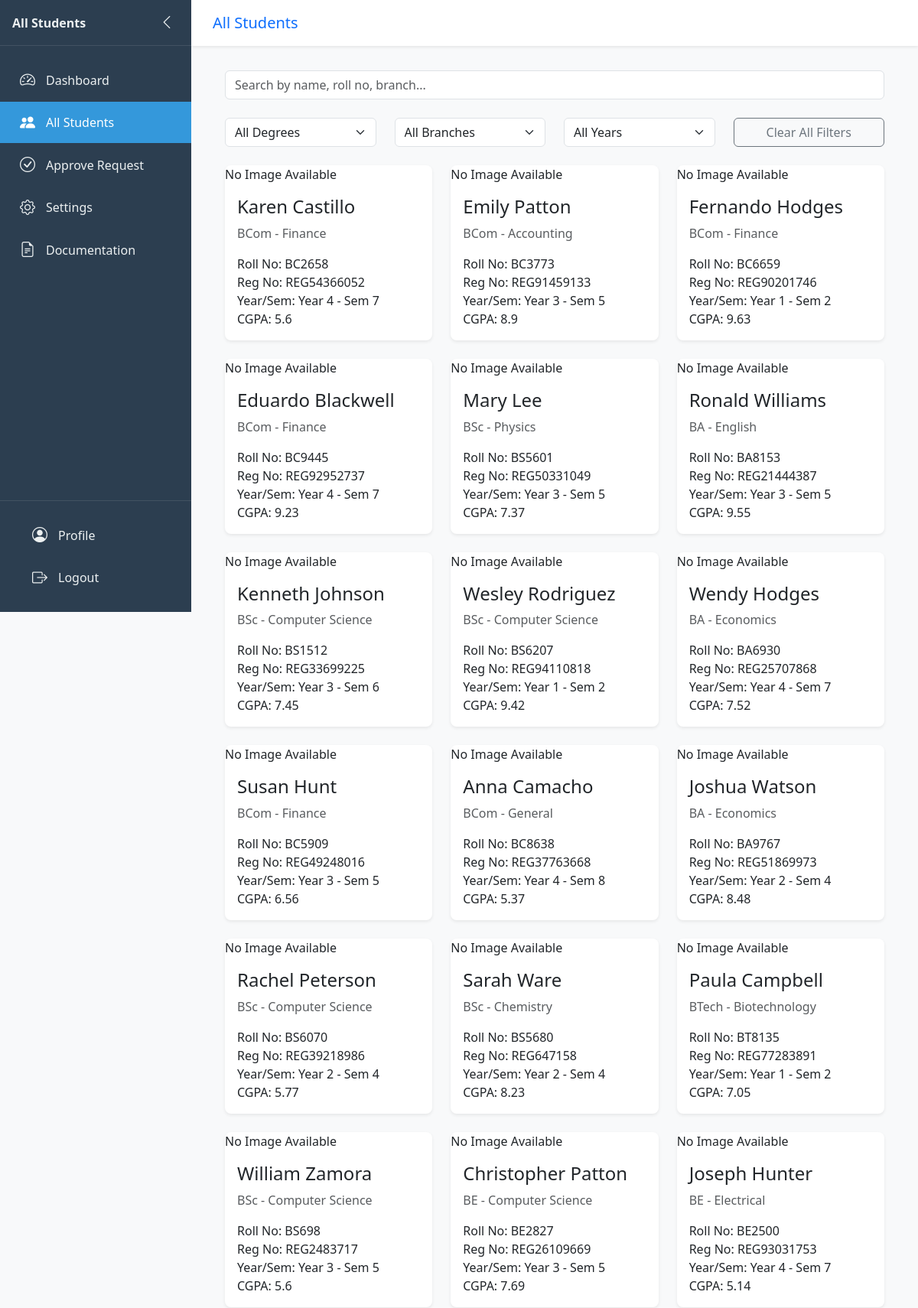
/allstudents (signed in, upper part), run on the app's committed database.
### student/models.py (models this page shows)
class StudentDetails(models.Model):
    user = models.ForeignKey(User,on_delete=models.CASCADE)
    name = models.CharField(max_length=100)
    email = models.EmailField(unique=True)
    phone = models.CharField(max_length=100,unique=True)
    address = models.CharField(max_length=100)
    date_of_birth = models.DateField()
    gender = models.CharField(max_length=100)
    blood_group = models.CharField(max_length=100)
    profile_picture = models.ImageField(upload_to="StudentProfilePicture",null=True,blank= True)
    course = models.CharField(max_length=100)
    branch = models.CharField(max_length=100)
    year = models.CharField(max_length=100)
    sem = models.CharField(max_length=100)
    roll_no = models.CharField(max_length=100)
    reg_no = models.CharField(max_length=100,unique=True)
    cgpa = models.FloatField(null=True,blank=True)

### app/views.py (the view)
# urls.py: path("allstudents",allStudents,name="allstudents"),
@login_required(login_url="app:login")
def allStudents(request):
    students = StudentDetails.objects.filter(
    user__userpermission__is_student=True,
    user__userpermission__is_approved=True
)
    content = {
        "students":students,
        "user_data" : UserPermission.objects.get(user=request.user)
    }
    return render(request,"app/students.html",content)

### templates/app/students.html (shortened to what this page needs)
{% extends 'base.html' %}
{% load static %}
{% block page %} All Students {% endblock %}
{% block Main_title %} All Students {% endblock %}
{% block content %}
<div class="container">
    <div class="row mb-4">
        <div class="col-md-12">
            <div class="search-box">
                <input type="text" id="searchInput" class="form-control"
                       placeholder="Search by name, roll no, branch..."
                       oninput="filterStudents()">
            </div>
        </div>
    </div>
    <div class="row mb-4">
        <div class="col-md-12">
            <div class="filter-row row">
                <div class="col-md-3">
                    <select id="degreeSelect" class="form-select" onchange="updateBranches(); filterStudents()">
                        <option value="">All Degrees</option>
                    </select>
                </div>
                <div class="col-md-3">
                    <select id="branchSelect" class="form-select" onchange="filterStudents()">
                        <option value="">All Branches</option>
                    </select>
                </div>
                <div class="col-md-3">
                    <select id="yearSelect" class="form-select" onchange="filterStudents()">
                        <option value="">All Years</option>
                    </select>
                </div>
                <div class="col-md-3">
                    <button class="btn btn-outline-secondary w-100" onclick="clearFilters()">
                        Clear All Filters
                    </button>
                </div>
            </div>
        </div>
    </div>
    <div class="row" id="studentContainer">
        {% for student in students %}
        <div class="col-md-4 mb-4 student-card-container">
            <div class="student-card card h-100"
                 data-degree="{{ student.course|default_if_none:'' }}"
                 data-branch="{{ student.branch|default_if_none:'' }}"
                 data-year="{{ student.year|default_if_none:'' }}"
                 data-search="{{ student.name|lower }} {{ student.roll_no|lower }} {{ student.reg_no|lower }} {{ student.course|lower }} {{ student.branch|lower }} {{ student.email|lower }}">
                {% if student.profile_picture %}
                    <img src="{{ student.profile_picture.url }}" alt="{{ student.name }}" class="profile-img">
                {% else %}
                    <div class="no-image"><span>No Image Available</span></div>
                {% endif %}
                <div class="card-body">
                    <h4 class="card-title">{{ student.name }}</h4>
                    <p class="text-muted">{{ student.course }} - {{ student.branch }}</p>
                    <div class="student-details">
                        <div class="detail-item"><span class="detail-label">Roll No:</span> {{ student.roll_no }}</div>
                        <div class="detail-item"><span class="detail-label">Reg No:</span> {{ student.reg_no }}</div>
                        <div class="detail-item"><span class="detail-label">Year/Sem:</span> Year {{ student.year }} - Sem {{ student.sem }}</div>
                        <div class="detail-item"><span class="detail-label">CGPA:</span> {% if student.cgpa %}{{ student.cgpa }}{% else %}Not available{% endif %}</div>
                    </div>
                </div>
            </div>
        </div>
        {% endfor %}
    </div>
</div>
{% endblock %}

### templates/base.html (shortened to what this page needs)
<!DOCTYPE html>
<html lang="en">
<head>
  <link href="https://cdn.jsdelivr.net/npm/bootstrap@5.3.2/dist/css/bootstrap.min.css" rel="stylesheet">
  <link rel="stylesheet" href="https://cdn.jsdelivr.net/npm/bootstrap-icons@1.11.1/font/bootstrap-icons.css">
</head>
<body>
  <aside id="sidebar" class="d-flex flex-column">
    <div class="sidebar-header">
      <span class="brand-text fw-bold">{% block page %}{% endblock %}</span>
      <button id="toggleBtn" class="d-none d-lg-block" aria-label="Toggle sidebar">
        <i class="bi bi-chevron-left"></i>
      </button>
    </div>
    <div class="sidebar-menu flex-grow-1">
      {% if user_data.is_principal %}
      <a href="{% url 'app:dashboard' %}" class="nav-link {% if request.path == '/dashboard/' %}active{% endif %}" data-bs-title="Dashboard">
        <i class="bi bi-speedometer2"></i>
        <span class="nav-text">Dashboard</span>
      </a>
      <a href="{% url 'app:allstudents' %}" class="nav-link {% if request.path == '/allusers/' %}active{% endif %}" data-bs-title="All Students">
        <i class="bi bi-people-fill"></i>
        <span class="nav-text">All Students</span>
      </a>
      <a href="{% url 'app:approve' %}" class="nav-link" data-bs-title="Approve Request">
        <i class="bi bi-check-circle"></i>
        <span class="nav-text">Approve Request</span>
      </a>
      <a href="#" class="nav-link" data-bs-title="Settings">
        <i class="bi bi-gear"></i>
        <span class="nav-text">Settings</span>
      </a>
      <a href="#" class="nav-link" data-bs-title="Documentation">
        <i class="bi bi-file-earmark-text"></i>
        <span class="nav-text">Documentation</span>
      </a>
      {% elif user_data.is_student %}
      <a href="{% url 'student:student' %}" class="nav-link {% if request.path == '/dashboard/' %}active{% endif %}" data-bs-title="Dashboard">
        <i class="bi bi-speedometer2"></i>
        <span class="nav-text">Dashboard</span>
      </a>
      {% endif %}
    </div>
    <div class="sidebar-footer">
      <a href="
      {% if user_data.is_principal %}
      {% url 'app:profile' %}
      {% elif user_data.is_student %}
      {% url 'student:profile' %}
      {% elif user_data.is_teacher %}
      {% url 'teacher:profile' %}
      {% elif user_data.is_company %}
      {% url 'company:profile' %}
      {%endif%}
      " class="nav-link {% if request.path == '/profile/' %}active{% endif %}" data-bs-title="Profile">
        <i class="bi bi-person-circle"></i>
        <span class="nav-text">Profile</span>
      </a>
      <a href="{% url 'app:logout' %}" class="nav-link" data-bs-title="Logout">
        <i class="bi bi-box-arrow-right"></i>
        <span class="nav-text">Logout</span>
      </a>
    </div>
  </aside>
  <div id="content">
    <nav class="top-bar navbar navbar-expand-lg bg-white shadow-sm py-2 px-3">
      <div class="container-fluid d-flex justify-content-between align-items-center">
        <a class="navbar-brand fw-semibold text-primary d-none d-lg-block" href="#">
          <h1 class="h5 mb-0">
            {% block Main_title %}
            {% endblock %}
          </h1>
        </a>
      </div>
    </nav>
    <div class="container-fluid page-content">
      {% block content %}{% endblock %}
    </div>
  </div>
</body>
</html>

### templates/base.html (style rules this page uses)
:root { --sidebar-bg: #2c3e50; --sidebar-color: #ecf0f1; --sidebar-hover: #34495e; --sidebar-active: #3498db; --sidebar-width: 250px; --sidebar-collapsed: 80px; --topbar-height: 60px; }
body { font-family: 'Segoe UI', system-ui, sans-serif; overflow-x: hidden; background-color: #f8f9fa; }
#sidebar { width: var(--sidebar-width); height: 100vh; position: fixed; background: var(--sidebar-bg); color: var(--sidebar-color); transition: all 0.3s ease; z-index: 1000; overflow-y: auto; }
.sidebar-header { padding: 1rem; border-bottom: 1px solid rgba(255,255,255,0.1); height: var(--topbar-height); display: flex; align-items: center; justify-content: space-between; }
.sidebar-menu { padding: 1rem 0; }
.nav-link { color: var(--sidebar-color); padding: 0.75rem 1.5rem; display: flex; align-items: center; white-space: nowrap; border-radius: 0; margin: 0.1rem 0; transition: all 0.2s ease; }
.nav-link.active { background: var(--sidebar-active); color: white; }
.nav-link i { margin-right: 0.75rem; font-size: 1.25rem; width: 24px; text-align: center; }
.nav-text { transition: opacity 0.3s; }
.sidebar-footer { padding: 1rem; border-top: 1px solid rgba(255,255,255,0.1); }
#content { margin-left: var(--sidebar-width); min-height: 100vh; transition: all 0.3s ease; }
.top-bar { height: var(--topbar-height); background: white; box-shadow: 0 2px 4px rgba(0,0,0,0.1); position: sticky; top: 0; z-index: 100; }
#toggleBtn { border: none; background: transparent; color: var(--sidebar-color); font-size: 1.25rem; cursor: pointer; transition: transform 0.3s ease; }
.page-content { padding: 2rem; }
.card { border: none; border-radius: 0.5rem; box-shadow: 0 0.125rem 0.25rem rgba(0,0,0,0.075); transition: transform 0.2s ease, box-shadow 0.2s ease; }

### data on the page
StudentDetails: profile_picture "No Image Available", name "Karen Castillo", course "BCom", branch "Finance", roll_no "BC2658", reg_no "REG54366052", year "4", sem "7", cgpa "5.6"
StudentDetails: profile_picture "No Image Available", name "Emily Patton", course "BCom", branch "Accounting", roll_no "BC3773", reg_no "REG91459133", year "3", sem "5", cgpa "8.9"
StudentDetails: profile_picture "No Image Available", name "Fernando Hodges", course "BCom", branch "Finance", roll_no "BC6659", reg_no "REG90201746", year "1", sem "2", cgpa "9.63"
StudentDetails: profile_picture "No Image Available", name "Eduardo Blackwell", course "BCom", branch "Finance", roll_no "BC9445", reg_no "REG92952737", year "4", sem "7", cgpa "9.23"
StudentDetails: profile_picture "No Image Available", name "Mary Lee", course "BSc", branch "Physics", roll_no "BS5601", reg_no "REG50331049", year "3", sem "5", cgpa "7.37"
StudentDetails: profile_picture "No Image Available", name "Ronald Williams", course "BA", branch "English", roll_no "BA8153", reg_no "REG21444387", year "3", sem "5", cgpa "9.55"
StudentDetails: profile_picture "No Image Available", name "Kenneth Johnson", course "BSc", branch "Computer Science", roll_no "BS1512", reg_no "REG33699225", year "3", sem "6", cgpa "7.45"
StudentDetails: profile_picture "No Image Available", name "Wesley Rodriguez", course "BSc", branch "Computer Science", roll_no "BS6207", reg_no "REG94110818", year "1", sem "2", cgpa "9.42"
StudentDetails: profile_picture "No Image Available", name "Wendy Hodges", course "BA", branch "Economics", roll_no "BA6930", reg_no "REG25707868", year "4", sem "7", cgpa "7.52"
StudentDetails: profile_picture "No Image Available", name "Susan Hunt", course "BCom", branch "Finance", roll_no "BC5909", reg_no "REG49248016", year "3", sem "5", cgpa "6.56"
StudentDetails: profile_picture "No Image Available", name "Anna Camacho", course "BCom", branch "General", roll_no "BC8638", reg_no "REG37763668", year "4", sem "8", cgpa "5.37"
StudentDetails: profile_picture "No Image Available", name "Joshua Watson", course "BA", branch "Economics", roll_no "BA9767", reg_no "REG51869973", year "2", sem "4", cgpa "8.48"
StudentDetails: profile_picture "No Image Available", name "Rachel Peterson", course "BSc", branch "Computer Science", roll_no "BS6070", reg_no "REG39218986", year "2", sem "4", cgpa "5.77"
StudentDetails: profile_picture "No Image Available", name "Sarah Ware", course "BSc", branch "Chemistry", roll_no "BS5680", reg_no "REG647158", year "2", sem "4", cgpa "8.23"
StudentDetails: profile_picture "No Image Available", name "Paula Campbell", course "BTech", branch "Biotechnology", roll_no "BT8135", reg_no "REG77283891", year "1", sem "2", cgpa "7.05"
StudentDetails: profile_picture "No Image Available", name "William Zamora", course "BSc", branch "Computer Science", roll_no "BS698", reg_no "REG2483717", year "3", sem "5", cgpa "5.6"
StudentDetails: profile_picture "No Image Available", name "Christopher Patton", course "BE", branch "Computer Science", roll_no "BE2827", reg_no "REG26109669", year "3", sem "5", cgpa "7.69"
StudentDetails: profile_picture "No Image Available", name "Joseph Hunter", course "BE", branch "Electrical", roll_no "BE2500", reg_no "REG93031753", year "4", sem "7", cgpa "5.14"
